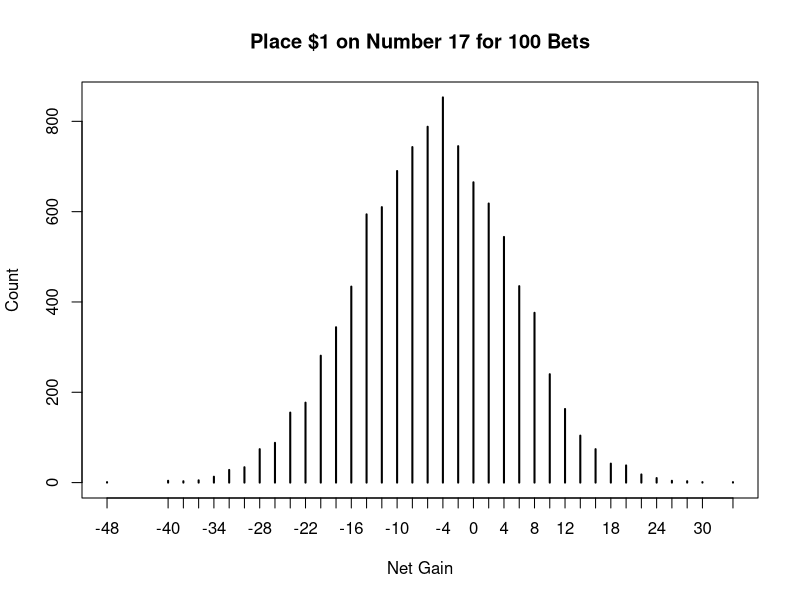

Source code (R):
## ---- chunk 1
urn = c(rep(-1, 20), rep(1, 18))
## ---- chunk 2
samps = sample(urn, size = 10000, replace = TRUE)
## ---- chunk 3
mean(samps)
sd(samps)
## ---- chunk 4
urn17 = c(rep(-1, 37), rep(35, 1))

samps17 = sample(urn17, size = 10000, replace = TRUE)

mean(samps17)
sd(samps17)
## ---- chunk 5
sum(sample(urn, 100, replace = TRUE))
## ---- chunk 6
samps100.red = replicate(10000, 
                         sum(sample(urn, 100, replace = TRUE)))
## ---- chunk 7
samps100.17 = replicate(10000, 
                         sum(sample(urn17, 100, replace = TRUE)))
## ---- chunk 8
urn100.red = 100 * urn
samps1big.red = replicate(10000, 
                  sum(sample(urn100.red, 1, replace = TRUE)))
## ---- chunk 9
urn100.17 = 100 * urn17
samps1big.17 = replicate(10000, 
                  sum(sample(urn100.17, 1, replace = TRUE)))
## ---- chunk 10
mean(samps100.red)
mean(samps100.17)
mean(samps1big.red)
mean(samps1big.17)
## ---- chunk 11
sd(samps100.red)
sd(samps100.17)
sd(samps1big.red)
sd(samps1big.17)
## ---- chunk 12
bets = data.frame(gains = c(samps100.red, samps100.17, 
                            samps1big.red, samps1big.17),
                  type = rep(c("red.1", "No17.1", "red.big", "no17.big"), each = length(samps100.red)))
## ---- chunk 13
plot(table(samps100.red), 
     xlab = "Net Gain", ylab = "Count", 
     main ="Place $1 on Number 17 for 100 Bets",
     type = "h")

## ---- chunk 14
n = length(samps100.red)
sum(samps100.red > -10 )/n
sum(samps100.17 > -10)/n
sum(samps1big.red > -10 )/n
sum(samps1big.17 > -10)/n

sum(samps100.red > 400 )/n
sum(samps100.17 > 400)/n
sum(samps1big.red > 400 )/n
sum(samps1big.17 > 400)/n
